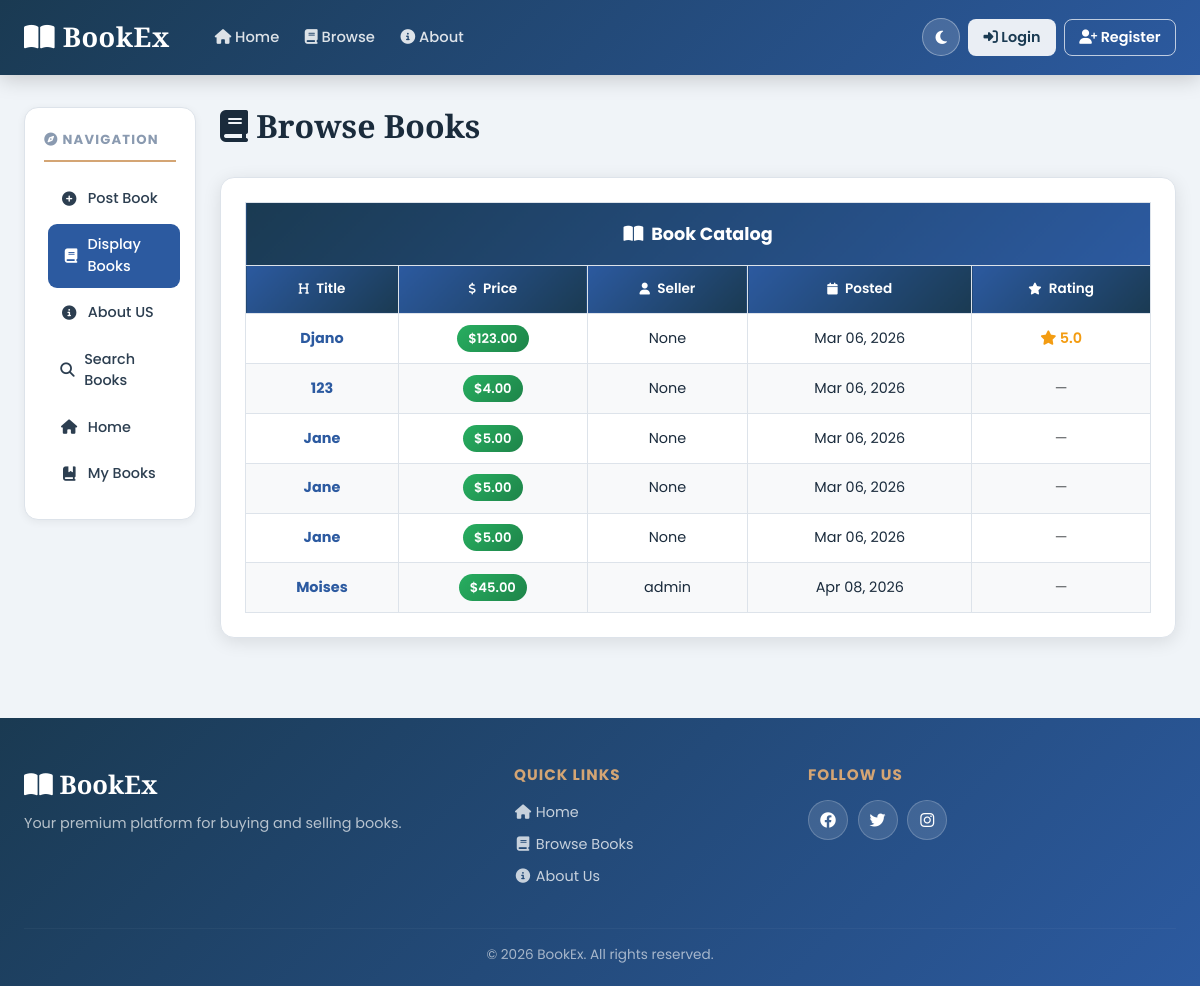
The page /displaybooks on the database as committed earlier.
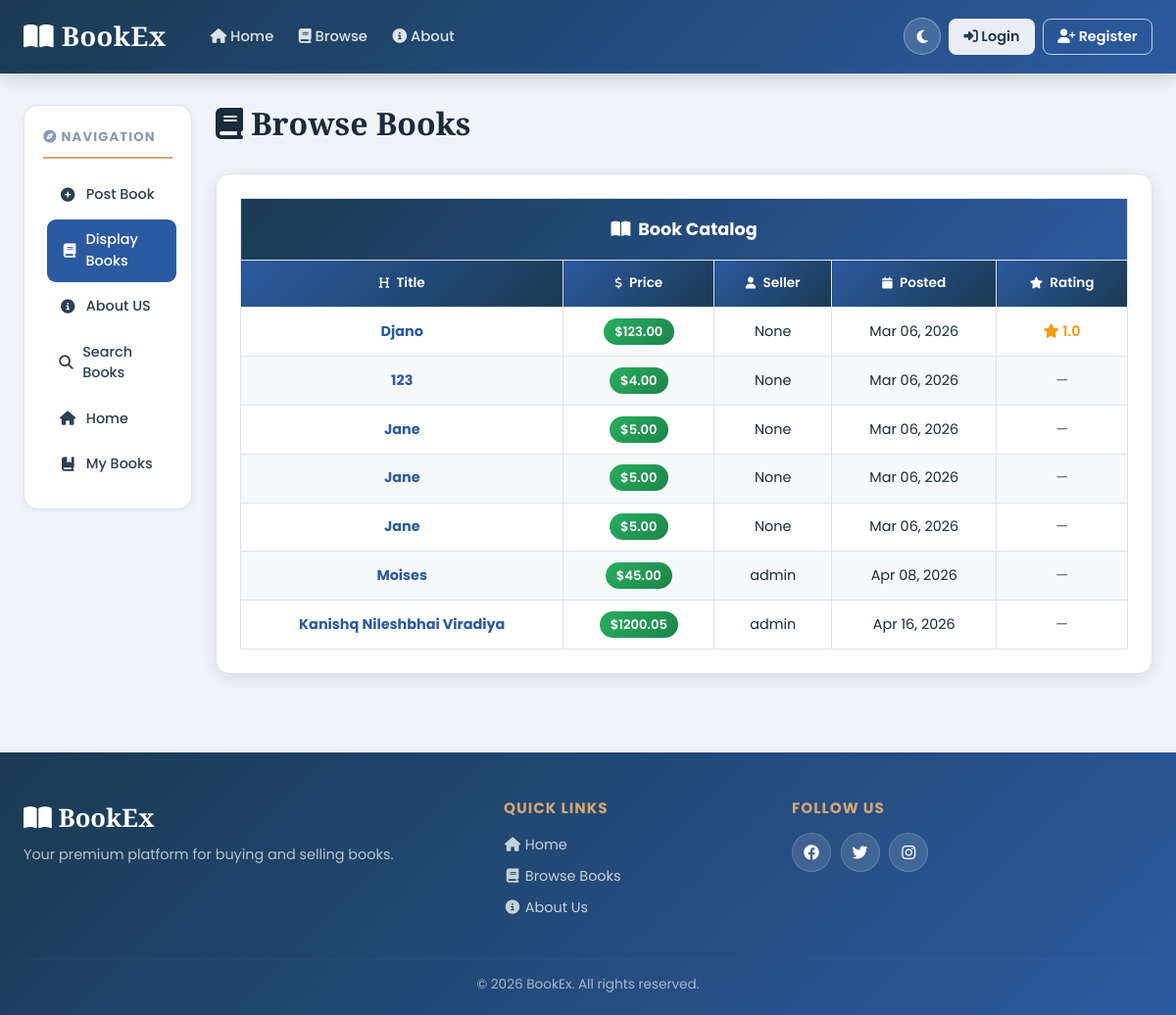
The same page on the database as committed later.
### bookMng/models.py (models this page shows, shortened)
class MainMenu(models.Model):
    item = models.CharField(max_length=300, unique=True)
    link = models.CharField(max_length=300, unique=True)

class Book(models.Model):
    name = models.CharField(max_length=200)
    web = models.URLField(max_length=300)
    price = models.DecimalField(decimal_places=2, max_digits=8)
    publishdate = models.DateField(auto_now=True)
    picture = models.FileField(upload_to='bookEx/static/uploads')
    pic_path = models.CharField(max_length=300, editable=False, blank=True)
    username = models.ForeignKey(User, blank=True, null=True, on_delete=models.CASCADE)

### bookMng/views.py (the view)
# urls.py: path('displaybooks', views.displaybooks, name='displaybooks'),
def displaybooks(request):
    books = Book.objects.annotate(avg_rating=Avg("reviews__rating"))
    for b in books:
        b.pic_path = b.picture.url[14:]
    return render(request,
                  'bookMng/displaybooks.html',
                  {
                      'item_list': MainMenu.objects.all(),
                      'books': books
                  })

### bookEx/templates/bookMng/displaybooks.html (shortened to what this page needs)
{% extends "base.html" %}
{% load static %}
{% block sidenav %}{% include "bookMng/_sidenav.html" %}{% endblock sidenav %}
{% block content %}
<h1><i class="fas fa-book"></i> Browse Books</h1>
{% if books %}
<div class="table-container">
  <table class="professional-table">
    <thead>
      <tr class="table-title-row">
        <th colspan="{% if user.is_authenticated %}6{% else %}5{% endif %}">
          <i class="fas fa-book-open me-2"></i>Book Catalog
        </th>
      </tr>
      <tr>
        <th> Title</th>
        <th> Price</th>
        <th> Seller</th>
        <th> Posted</th>
        <th> Rating</th>
      </tr>
    </thead>
    <tbody>
      {% for book in books %}
      <tr>
        <td><a href="book_detail/{{ book.id }}"><strong>{{ book.name }}</strong></a></td>
        <td><span class="price-badge">${{ book.price }}</span></td>
        <td>{{ book.username }}</td>
        <td>{{ book.publishdate|date:"M d, Y" }}</td>
        <td>
          {% if book.avg_rating %}
          <span class="rating-stars">
            <i class="fas fa-star"></i> {{ book.avg_rating|floatformat:1 }}
          </span>
          {% else %}
          <span class="text-muted">—</span>
          {% endif %}
        </td>
      </tr>
      {% endfor %}
    </tbody>
  </table>
</div>
{% endif %}
{% endblock content %}

### bookEx/templates/base.html (shortened to what this page needs)
{% load static %}
<!DOCTYPE html>
<html lang="en" data-theme="light">
<head>
    <link href="https://cdn.jsdelivr.net/npm/bootstrap@5.3.0/dist/css/bootstrap.min.css" rel="stylesheet">
    <link rel="stylesheet" href="https://cdnjs.cloudflare.com/ajax/libs/font-awesome/6.4.0/css/all.min.css">
    <link href="{% static 'main.css' %}" rel="stylesheet" type="text/css">
    <link rel="stylesheet" href="{% static 'table_format.css' %}" type="text/css" />
    <link rel="stylesheet" href="{% static 'message_box.css' %}" />
</head>
<body>
    <div id="toast-container" class="toast-container position-fixed top-0 end-0 p-3" style="z-index:9999"></div>
    <nav class="navbar navbar-expand-lg premium-navbar">
        <div class="container-fluid px-4">
            <a class="navbar-brand fw-bold" href="/">
                <i class="fas fa-book-open"></i> BookEx
            </a>
            <div class="collapse navbar-collapse" id="navbarNav">
                <ul class="navbar-nav me-auto ms-3">
                    <li class="nav-item">
                        <a class="nav-link navtop-link" href="/"><i class="fas fa-home"></i> Home</a>
                    </li>
                    <li class="nav-item">
                        <a class="nav-link navtop-link" href="/displaybooks"><i class="fas fa-book"></i> Browse</a>
                    </li>
                    <li class="nav-item">
                        <a class="nav-link navtop-link" href="/aboutus/"><i class="fas fa-info-circle"></i> About</a>
                    </li>
                </ul>
                <div class="d-flex align-items-center gap-2">
                    <button class="theme-toggle-btn" id="themeToggle" title="Toggle theme"
                        aria-label="Toggle dark/light mode">
                        <i class="fas fa-moon" id="themeIcon"></i>
                    </button>
                    {% if user.is_authenticated %}
                    <div class="dropdown">
                        <button class="btn nav-user-btn dropdown-toggle" type="button" data-bs-toggle="dropdown">
                            <i class="fas fa-user-circle"></i> {{ user.username }}
                        </button>
                        <ul class="dropdown-menu dropdown-menu-end nav-dropdown">
                            <li><a class="dropdown-item" href="/mybooks"><i class="fas fa-book-bookmark me-2"></i>My
                                    Books</a></li>
                            <li><a class="dropdown-item" href="/inbox/"><i class="fas fa-envelope me-2"></i>Messages</a>
                            </li>
                            <li><a class="dropdown-item" href="/postbook"><i class="fas fa-plus-circle me-2"></i>Post a
                                    Book</a></li>
                            <li>
                                <hr class="dropdown-divider">
                            </li>
                            <li>
                                <form action="{% url 'logout' %}?next=/" method="post">
                                    {% csrf_token %}
                                    <button type="submit" class="dropdown-item text-danger">
                                        <i class="fas fa-sign-out-alt me-2"></i>Logout
                                    </button>
                                </form>
                            </li>
                        </ul>
                    </div>
                    {% else %}
                    <a href="{% url 'login' %}?next=/" class="btn btn-nav-login">
                        <i class="fas fa-sign-in-alt"></i> Login
                    </a>
                    <a href="/register" class="btn btn-nav-register">
                        <i class="fas fa-user-plus"></i> Register
                    </a>
                    {% endif %}
                </div>
            </div>
        </div>
    </nav>
    <div class="main-wrapper">
        <div class="container-fluid px-4">
            <div class="row g-4">
                <nav class="col-xl-2 col-lg-3 col-md-4 d-none d-md-block">
                    <div class="sidebar-content">
                        <h6 class="sidebar-title">
                            <i class="fas fa-compass"></i> Navigation
                        </h6>
                        <ul class="nav flex-column sidebar-nav">
                            {% block sidenav %}{% endblock sidenav %}
                        </ul>
                    </div>
                </nav>
                <main class="col-xl-10 col-lg-9 col-md-8 premium-content page-fade-in">
                    {% block content %}
                    {% endblock content %}
                </main>
            </div>
        </div>
    </div>
    <footer class="premium-footer">
        <div class="container-fluid px-4">
            <div class="row gy-4">
                <div class="col-md-5">
                    <div class="footer-brand">
                        <i class="fas fa-book-open"></i> BookEx
                    </div>
                    <p class="mt-2 footer-tagline">Your premium platform for buying and selling books.</p>
                </div>
                <div class="col-md-3">
                    <h6 class="footer-heading">Quick Links</h6>
                    <ul class="list-unstyled footer-links">
                        <li><a href="/"><i class="fas fa-home fa-fw"></i> Home</a></li>
                        <li><a href="/displaybooks"><i class="fas fa-book fa-fw"></i> Browse Books</a></li>
                        <li><a href="/aboutus/"><i class="fas fa-info-circle fa-fw"></i> About Us</a></li>
                    </ul>
                </div>
                <div class="col-md-4">
                    <h6 class="footer-heading">Follow Us</h6>
                    <div class="social-links">
                        <a href="#" aria-label="Facebook"><i class="fab fa-facebook"></i></a>
                        <a href="#" aria-label="Twitter"><i class="fab fa-twitter"></i></a>
                        <a href="#" aria-label="Instagram"><i class="fab fa-instagram"></i></a>
                    </div>
                </div>
            </div>
            <hr class="footer-divider">
            <p class="text-center footer-copy mb-0">&copy; 2026 BookEx. All rights reserved.</p>
        </div>
    </footer>
</body>
</html>

### bookEx/templates/bookMng/_sidenav.html
{% for item in item_list %}
<li class="nav-item">
    <a class="nav-link sidebar-link" href="{{ item.link }}">
        {% if item.link == "/" %}
        <i class="fas fa-home"></i>
        {% elif item.link == "/postbook" %}
        <i class="fas fa-plus-circle"></i>
        {% elif item.link == "/displaybooks" %}
        <i class="fas fa-book"></i>
        {% elif "aboutus" in item.link %}
        <i class="fas fa-info-circle"></i>
        {% elif "searchbooks" in item.link %}
        <i class="fas fa-search"></i>
        {% elif item.link == "/mybooks" %}
        <i class="fas fa-book-bookmark"></i>
        {% elif "inbox" in item.link %}
        <i class="fas fa-envelope"></i>
        {% else %}
        <i class="fas fa-link"></i>
        {% endif %}
        {{ item.item }}
    </a>
</li>
{% endfor %}

### bookEx/static/table_format.css (style rules this page uses)
.table-container { max-width: 100%; margin: 2rem 0; background: var(--bg-surface); padding: 1.5rem; border-radius: 14px; box-shadow: var(--shadow-md); overflow-x: auto; border: 1px solid var(--border-color); }
.professional-table { width: 100%; border-collapse: collapse; font-family: 'Poppins', sans-serif; min-width: 560px; }
.professional-table th, .professional-table td { border: 1px solid var(--border-color); padding: .85rem 1rem; text-align: center; vertical-align: middle; transition: all .2s ease; }
.professional-table th { font-weight: 600; color: #fff; }
.professional-table .table-title-row th { background: linear-gradient(135deg, #1a3a52 0%, #2c5aa0 100%); color: #fff; font-size: 1.1rem; font-weight: 700; padding: 1.1rem; }
.professional-table thead tr:nth-child(2) th { background: linear-gradient(135deg, #2c5aa0 0%, #1a3a52 100%); color: #fff; font-size: .85rem; }
.professional-table tbody tr { transition: all .25s ease; }
.professional-table tbody tr:nth-child(odd) { background: var(--bg-surface); }
.professional-table tbody tr:nth-child(even) { background: var(--bg-surface-2); }
.professional-table tbody td { color: var(--text-primary); font-size: .9rem; }
.professional-table tbody td a { color: var(--brand-mid); text-decoration: none; font-weight: 500; transition: color .2s; }

### bookEx/templates/bookMng/displaybooks.html (style rules this page uses)
.price-badge { background: linear-gradient(135deg, #27ae60, #1e8449); color: #fff; padding: .25rem .7rem; border-radius: 20px; font-size: .82rem; font-weight: 600; }
.rating-stars { color: #f39c12; font-weight: 600; font-size: .9rem; }

Rows that differ between the two databases and show on the page:
computed for Book "Djano": avg_rating "5.0" → "1.0"
added Book: name "Kanishq Nileshbhai Viradiya", price "1200.05", username "admin", publishdate "Apr 16, 2026"
